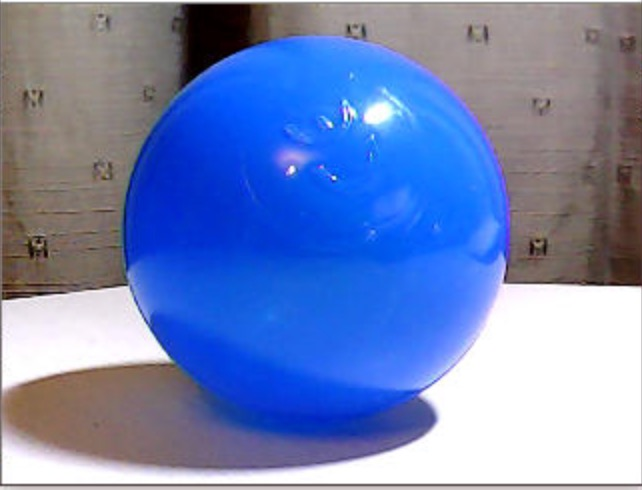
#> input picture Pictures/blueball.jpeg, 642 x 490 px, given in place of the camera
$ python colorDetection.py
#> lines starting #> are read from the running program, lines starting #| are printed output that depends on the picture; after the words box and inside, x2 and y2 are one past the last pixel; in counts of white or black regions, pixels touching at a corner belong together
# import cv2 as cv
# import mediapipe as mp
# import numpy as np
#
#
# def main():
#     # Treshold for the color range
#     blue = (104, 117, 222, 121, 255, 255)
#
#     image = cv.imread("blueball.jpeg")
#
#     # Color convertion to hus
#     frameHSV = cv.cvtColor(image, cv.COLOR_BGR2HSV)
#
#     # Creating a mask
#     colorLow = np.array([lowHue, lowSat, lowVal])
#     colorHigh = np.array([highHue, highSat, highVal])
#     mask = cv.inRange(frameHSV, colorLow, colorHigh)
#
#     cv.imshow("image", image)
#     cv.waitKey(0)
#
#


import numpy as np
import cv2


def main():
    # Capturing video through webcam
    webcam = cv2.VideoCapture(0)

    # Start a while loop
    while (1):

        # Reading the video from the
        # webcam in image frames
        _, imageFrame = webcam.read()
#> imageFrame is the input picture: shape (490, 642, 3); mean B, G, R 184.8, 132.7, 112.8

        # Convert the imageFrame in
        # BGR(RGB color space) to
        # HSV(hue-saturation-value)
        # color space
        hsvFrame = cv2.cvtColor(imageFrame, cv2.COLOR_BGR2HSV)
#> hsvFrame: shape (490, 642, 3); mean H, S, V 74.2, 108.3, 192.2

        # Set range for red color and define mask
        red_lower = np.array([136, 87, 111], np.uint8)
        red_upper = np.array([180, 255, 255], np.uint8)
        red_mask = cv2.inRange(hsvFrame, red_lower, red_upper)
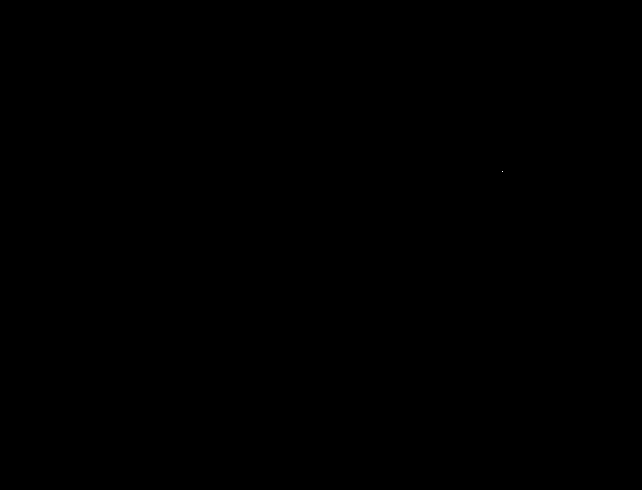
#> red_mask: shape (490, 642); 0% white in thin lines or dots, all inside (x1, y1, x2, y2) = (502, 171, 503, 172)

        # Set range for green color and define the mask
        green_lower = np.array([25, 52, 72], np.uint8)
        green_upper = np.array([102, 255, 255], np.uint8)
        green_mask = cv2.inRange(hsvFrame, green_lower, green_upper)
#> green_mask: shape (490, 642); 0.23% white; 42 white regions (36 under 20 px), largest, box (x1, y1, x2, y2) and area: (374, 88, 410, 128) 381, (352, 108, 358, 119) 38, (343, 100, 350, 106) 31, (122, 197, 125, 215) 29, (116, 225, 122, 238) 27, (368, 103, 378, 108) 22

        # Set range for blue color and define mask
        blue_lower = np.array([94, 80, 2], np.uint8)
        blue_upper = np.array([120, 255, 255], np.uint8)
        blue_mask = cv2.inRange(hsvFrame, blue_lower, blue_upper)
#> blue_mask: shape (490, 642); 39.1% white; 3 white regions (2 under 20 px), largest, box (x1, y1, x2, y2) and area: (121, 35, 507, 450) 123048

        # Morphological Transform, Dilation
        # for each color and bitwise_and operator
        # between imageFrame and mask determines
        # to detect only that particular color
        kernal = np.ones((5, 5), "uint8")

        # For red color
        red_mask = cv2.dilate(red_mask, kernal)
#> red_mask: shape (490, 642); 0.01% white; 1 white region, box (x1, y1, x2, y2) and area: (500, 169, 505, 174) 25
        res_red = cv2.bitwise_and(imageFrame, imageFrame,
                                  mask=red_mask)

        # For green color
        green_mask = cv2.dilate(green_mask, kernal)
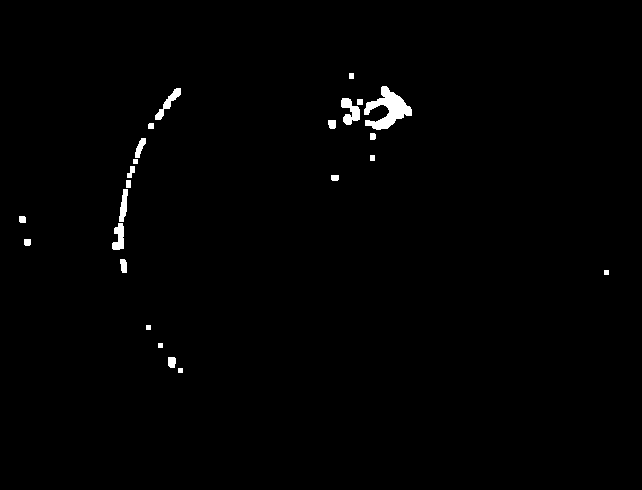
#> green_mask: shape (490, 642); 0.9% white; 24 white regions, largest, box (x1, y1, x2, y2) and area: (364, 86, 412, 130) 997, (341, 98, 360, 125) 306, (155, 88, 181, 120) 241
        res_green = cv2.bitwise_and(imageFrame, imageFrame,
                                    mask=green_mask)

        # For blue color
        blue_mask = cv2.dilate(blue_mask, kernal)
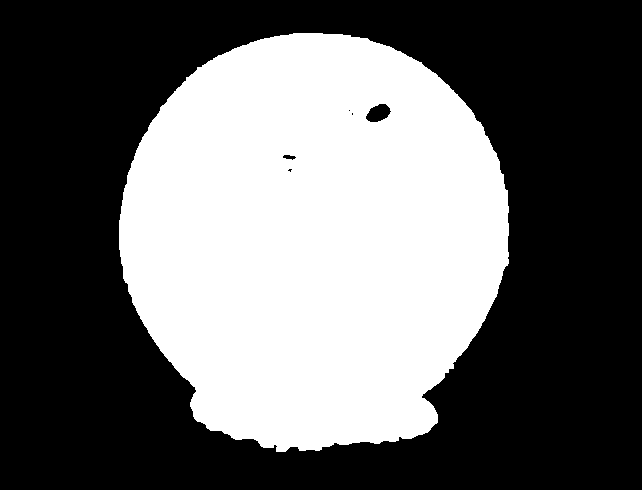
#> blue_mask: shape (490, 642); 40.4% white; 1 white region
        res_blue = cv2.bitwise_and(imageFrame, imageFrame,
                                   mask=blue_mask)
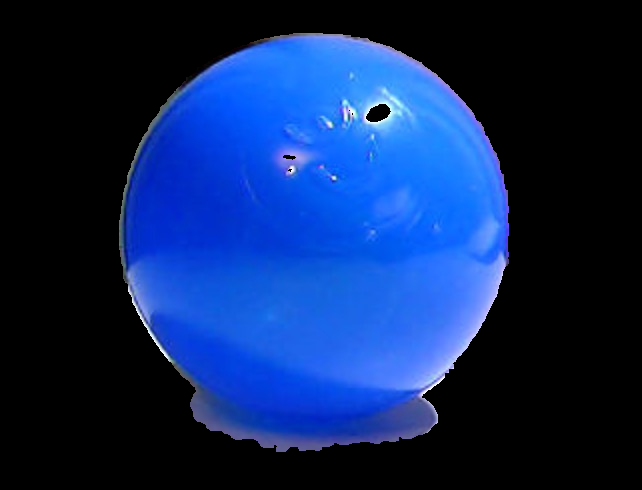
#> res_blue: shape (490, 642, 3); mean B, G, R 91.7, 39, 13.2

        # Creating contour to track red color
        contours, hierarchy = cv2.findContours(red_mask,
                                               cv2.RETR_TREE,
                                               cv2.CHAIN_APPROX_SIMPLE)
#> contours = [[[500, 169], [500, 173], [504, 173], [504, 169]]]

        for pic, contour in enumerate(contours):
            area = cv2.contourArea(contour)
            if area > 300:
                x, y, w, h = cv2.boundingRect(contour)
                imageFrame = cv2.rectangle(imageFrame, (x, y),
                                           (x + w, y + h),
                                           (0, 0, 255), 2)

                cv2.putText(imageFrame, "Red Colour", (x, y),
                            cv2.FONT_HERSHEY_SIMPLEX, 1.0,
                            (0, 0, 255))
#> this loop made 1 pass
#> (pic, contour, area) on pass 1: (0, [[500, 169], [500, 173], [504, 173], [504, 169]], 16)

        # Creating contour to track green color
        contours, hierarchy = cv2.findContours(green_mask,
                                               cv2.RETR_TREE,
                                               cv2.CHAIN_APPROX_SIMPLE)
#> contours = 24 contours, 5 with area under 20; largest, box (x1, y1, x2, y2) and area: (364, 86, 412, 130) 898, (341, 98, 360, 125) 258, (155, 88, 181, 120) 197, (112, 223, 124, 250) 189, (119, 189, 128, 222) 149

        for pic, contour in enumerate(contours):
            area = cv2.contourArea(contour)
            if area > 300:
                x, y, w, h = cv2.boundingRect(contour)
                imageFrame = cv2.rectangle(imageFrame, (x, y),
                                           (x + w, y + h),
                                           (0, 255, 0), 2)

                cv2.putText(imageFrame, "Green Colour", (x, y),
                            cv2.FONT_HERSHEY_SIMPLEX,
                            1.0, (0, 255, 0))
#> this loop made 24 passes
#> (area, x, y, w, h) on pass 23: (898, 364, 86, 48, 44)
#> area on passes 2, 6, 7, 8, 9, 10: 64, 65, 35, 189, 35, 149
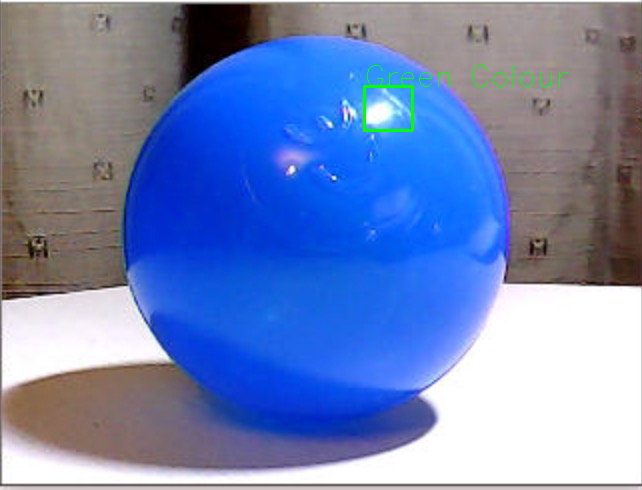
#> imageFrame: shape (490, 642, 3); 0.3% of pixels changed, all inside (x1, y1, x2, y2) = (363, 65, 568, 132)

        # Creating contour to track blue color
        contours, hierarchy = cv2.findContours(blue_mask,
                                               cv2.RETR_TREE,
                                               cv2.CHAIN_APPROX_SIMPLE)
#> contours = 6 contours, 3 with area under 20; largest, box (x1, y1, x2, y2) and area: (119, 33, 509, 452) 126843, (365, 103, 392, 123) 340, (282, 154, 297, 161) 54
        for pic, contour in enumerate(contours):
            area = cv2.contourArea(contour)
            if area > 300:
                x, y, w, h = cv2.boundingRect(contour)
                imageFrame = cv2.rectangle(imageFrame, (x, y),
                                           (x + w, y + h),
                                           (255, 0, 0), 2)

                cv2.putText(imageFrame, "Blue Colour", (x, y),
                            cv2.FONT_HERSHEY_SIMPLEX,
                            1.0, (255, 0, 0))
#> this loop made 6 passes
#> (area, x, y, w, h) on passes 1, 6: (126843, 119, 33, 390, 419), (340.5, 365, 103, 27, 20)
#> area on pass 3: 54.5
#> pass 1, in main, `imageFrame = cv2.rectangle(imageFrame, (x, y), (x + w, y + h), (255, 0..`:
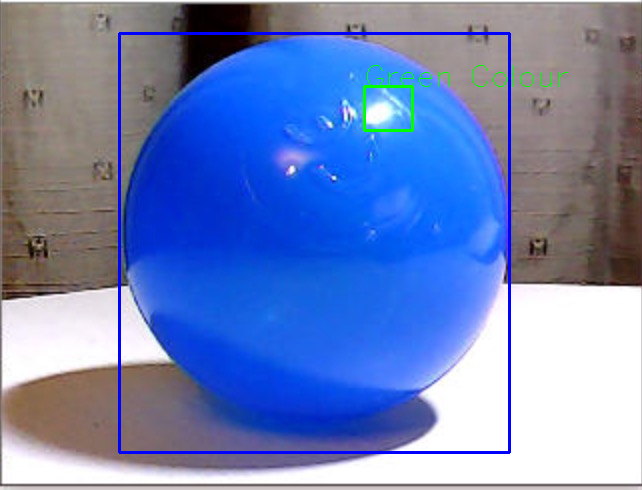
#> imageFrame: shape (490, 642, 3); 1.54% of pixels changed, all inside (x1, y1, x2, y2) = (118, 32, 511, 454)
#> after the loop:
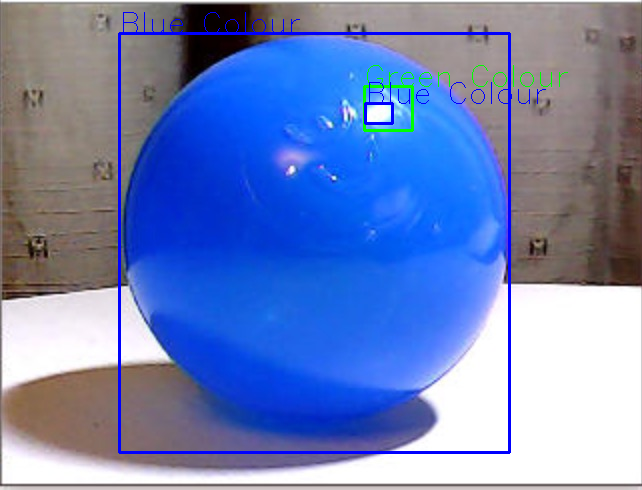
#> imageFrame: shape (490, 642, 3); 0.3% of pixels changed, all inside (x1, y1, x2, y2) = (123, 12, 546, 125)

        # Program Termination
        cv2.imshow("Multiple Color Detection", imageFrame)
        if cv2.waitKey(10) & 0xFF == ord('q'):
#> (key q is pressed here)
#> (the run stopped early here; a loop or call above may not have finished)
